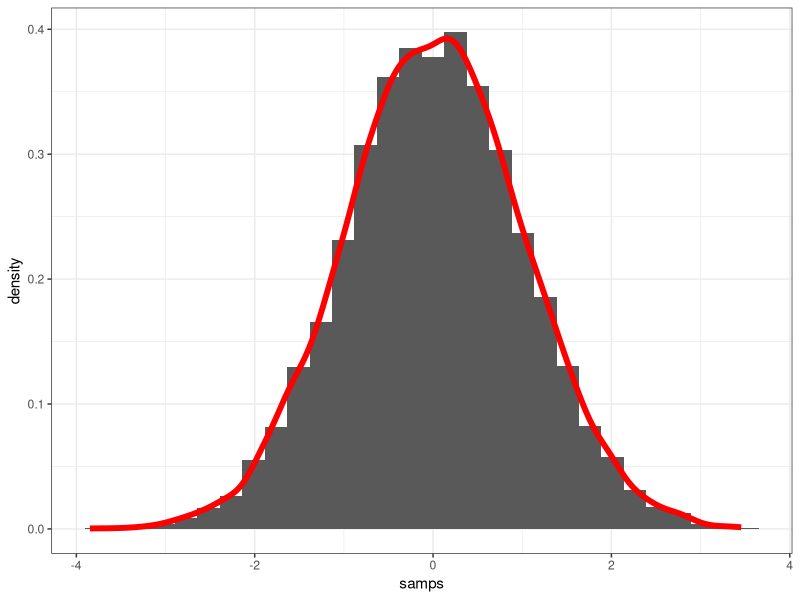
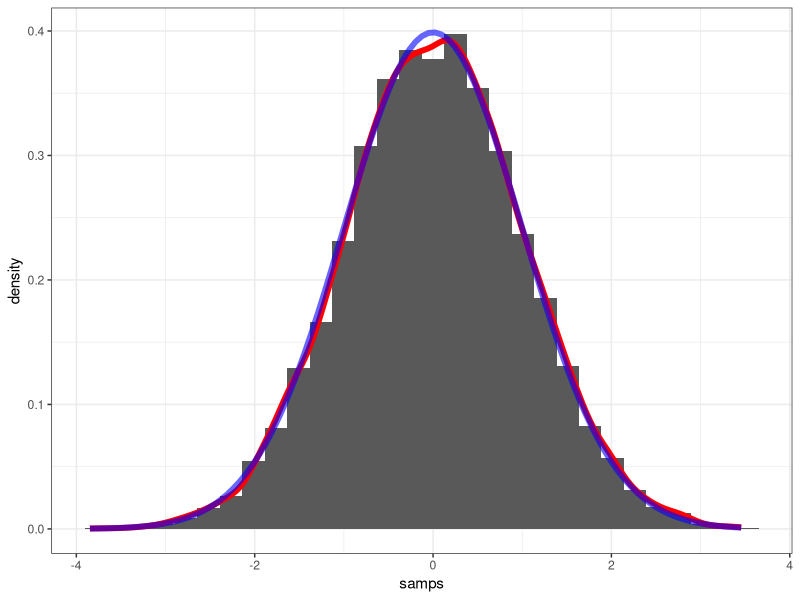
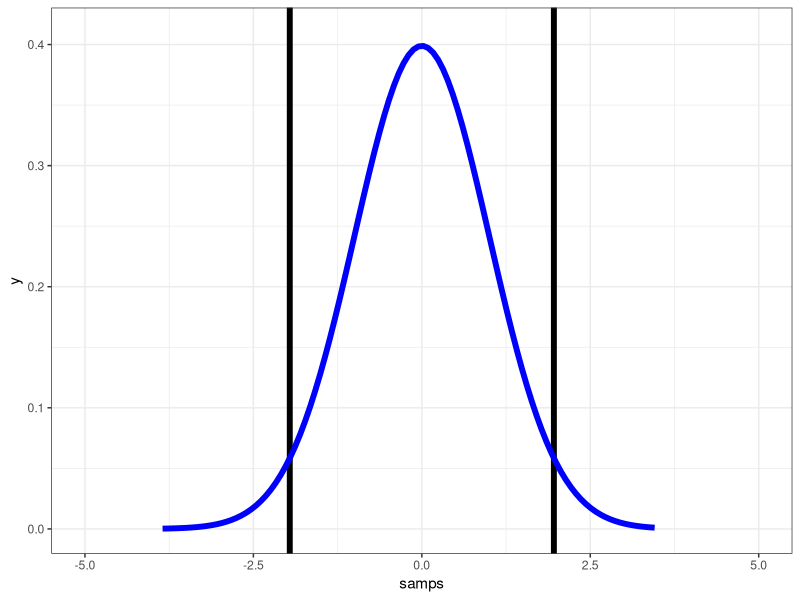
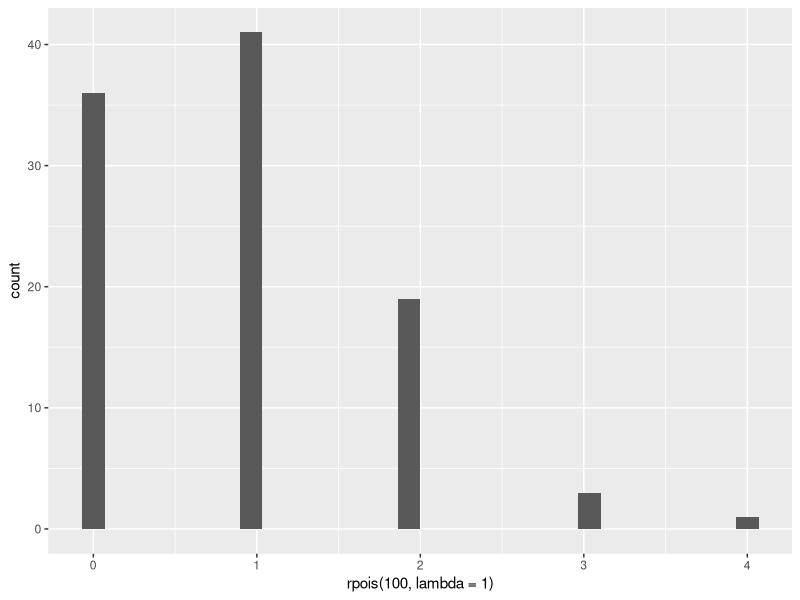

Write the R code that produced these figures, in order.
## ---- chunk 1
stdnorm_samps <- data.frame( samps = rnorm(n = 10000, mean = 0, sd = 1) )

library(ggplot2)

ggplot(data = stdnorm_samps, aes(x = samps)) +
  geom_histogram( aes( y = ..density.. ) ) +
  geom_density(colour = "red", size = 2) + 
  theme_bw()
## ---- chunk 2
ggplot(data = stdnorm_samps, aes(x = samps)) +
  geom_histogram( aes( y = ..density.. ) ) +
  geom_density(colour = "red", size = 2) + 
  stat_function( fun = dnorm, colour = "blue", alpha = 0.6, size = 2) +
  theme_bw()
## ---- chunk 3
qnorm(.025)
qnorm(.975)
## ---- chunk 4
ggplot(data = stdnorm_samps, aes(x = samps)) +
  coord_cartesian(xlim = c(-5, 5), ylim = c(0, 0.41)) +
  geom_vline(xintercept = c(-1.96, 1.96), size = 2 ) +
  stat_function( fun = dnorm, colour = "blue", size = 2) +
  theme_bw()
## ---- chunk 5


## ---- chunk 6
ggplot(data = NULL) +
  geom_histogram(aes(x = rpois(100, lambda = 1)))
## ---- chunk 7

